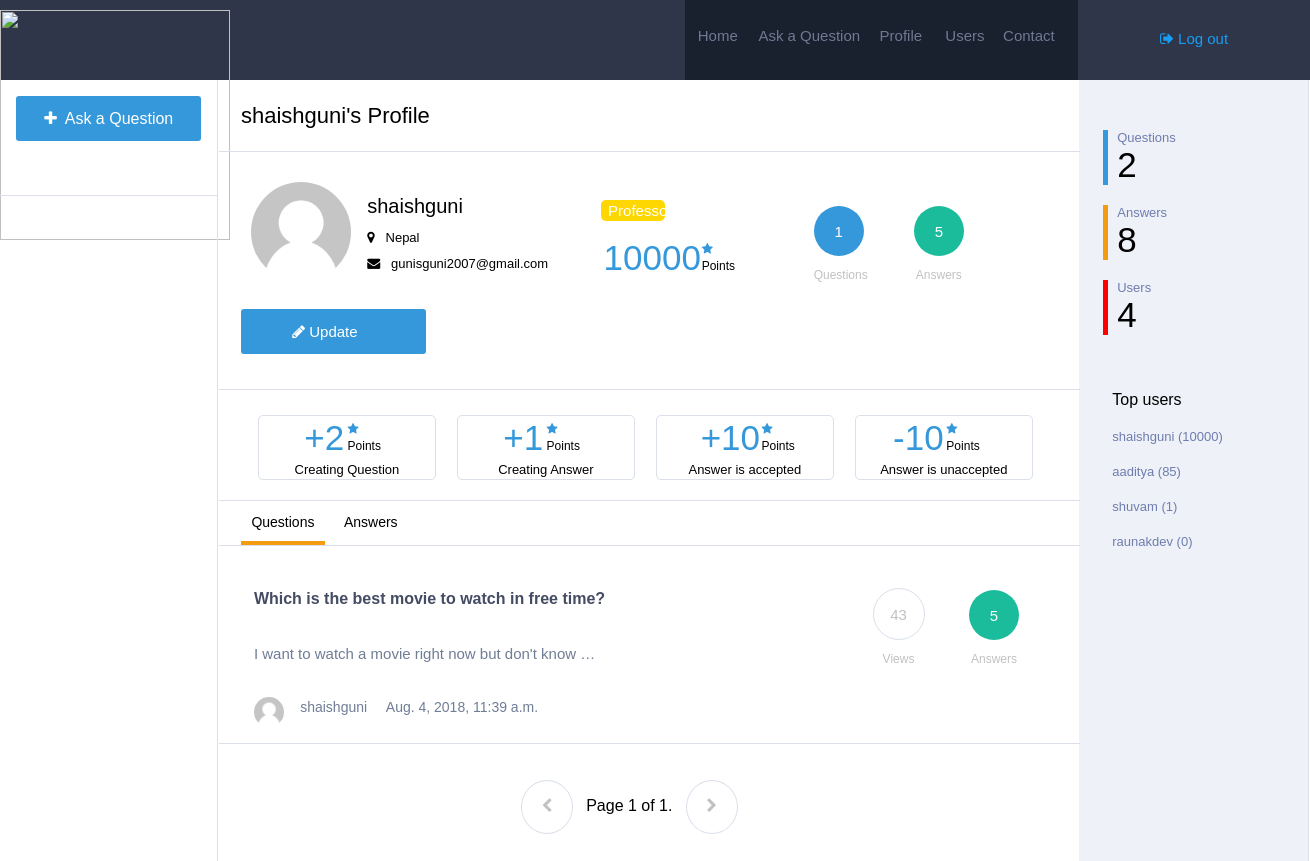
/profile/1/ (signed in), run on the app's committed database.
### Main/models.py (models this page shows, shortened)
class Profile(models.Model):
	user=models.ForeignKey(settings.AUTH_USER_MODEL,on_delete=models.CASCADE)
	image=models.ImageField(upload_to=upload_location,null=True,blank=True,)
	location=models.TextField(default="kathmandu Nepal")
	points=models.IntegerField(default=0)
	questions=models.IntegerField(default=0)
	answers=models.IntegerField(default=0)
	def __str__(self):
		return self.user.username

class Question(models.Model):
	user=models.ForeignKey(Profile,on_delete=models.CASCADE)
	question=models.TextField()
	description=models.TextField(null=True, blank=True)
	views=models.IntegerField(default=0)
	answers=models.IntegerField(default=0)
	answered=models.IntegerField(default=0)
	timestamp=models.DateTimeField(auto_now=False, auto_now_add=True)

### Main/views.py (the view)
# urls.py: url(r'^profile/(?P<id>\d+)/$', views.profile,name='profile'),
@login_required
def profile(request, id):
  top = Profile.objects.all().order_by("-points")[:min(Profile.objects.count(),5)]
  if request.user.is_authenticated:
    profile = get_object_or_404(Profile,id=id)
    if profile.points < 1000:
      color = "#3498db"
      rank = "Amateur"
    elif profile.points < 10000:
      color = "#1abc9c"
      rank = "Trainee"
    elif profile.points < 20000:
      color = "gold"
      rank = "Professor"
    elif profile.point < 1000000:
      color = "red"
      rank = "Legend"
  else:
    profile = get_object_or_404(Profile,id=1)
    val = ""
    percent = 100
  queryset_list=Question.objects.all().filter(user=profile).order_by("-timestamp")
  paginator = Paginator(queryset_list, 10)
  page = request.GET.get('page')
  username='Login'
  if User.is_active:
    username = User.username
  try:
    queryset = paginator.page(page)
  except PageNotAnInteger:
    queryset = paginator.page(1)
  except EmptyPage:
    queryset = paginator.page(paginator.num_pages)
  queryset_list1=Answer.objects.all().filter(user=profile).order_by("-timestamp")
  paginator1 = Paginator(queryset_list1, 10)
  page1 = request.GET.get('page1')
  username='Login'
  if User.is_active:
    username = User.username
  try:
    queryset1 = paginator1.page(page1)
  except PageNotAnInteger:
    queryset1 = paginator1.page(1)
  except EmptyPage:
    queryset1 = paginator1.page(paginator1.num_pages)
  context={
    "profile":profile,
    "color":color,
    "rank": rank,
    "object_list":queryset,
    "page":"page",
    "object_list1":queryset1,
    "page1":"page1","q":Question.objects.count(),"a":Answer.objects.count(),"u":Profile.objects.count(),"top":top
  }
  return render(request,"profile.html",context)

### templates/profile.html (shortened to what this page needs)
{% load static %}
<html>
<head>
<link rel='stylesheet' href='{% static "css/profile.css" %}'>
<link rel="stylesheet" href="https://cdnjs.cloudflare.com/ajax/libs/font-awesome/4.7.0/css/font-awesome.min.css">
</head>
<body>
	<div class="navbar">
		<div class="logo">
		</div>
		<div class="search">
		</div>
		<div class="navlinks">
			<h6><a href="{% url "home" %}">Home</a></h6> <h6 style="width: 30%;"><a href="{% url "create" %}">Ask a Question</a></h6> <h6><a href="{% url "profile" id=profile.id %}">Profile</a></h6> <h6><a href="{% url "user" %}">Users</a></h6> <h6><a>Contact</a></h6>
		</div>
		<div class="login" style="font-size: 15px;">
			{% if request.user.is_authenticated %}
			<p><a href="{% url "logout" %}"><i class="fa fa-sign-out" aria-hidden="true"></i> Log out</a></p>
			{% else %}
			<p><a href="{% url "login" %}"><i class="fa fa-sign-in" aria-hidden="true"></i> Log in / Register</a></p>
			{%endif %}
		</div>
	</div>
	<div class="main">
		<div class="links">
			<div id="ask-cont">
			<a href="{% url "create" %}" style="text-decoration: none;"><p class="ask"><i class="fa fa-plus" aria-hidden="true"></i>&nbsp Ask a Question</p></a>
			</div>
		</div>
		<div class="content">
			<table style="width: 100%;min-height: 100%;border-spacing: 0px;">
				<tr>
			<td style="width:100%; float: left;">
				<div class="heading">
					<div class="tab">
						<p>{{ profile.user }}'s Profile</p>
					</div>
				</div>
				<div class="heading cont">
					<div style="width:40%;display: inline-block;">
					{% if request.user.is_authenticated %}
					{% if profile.image %}
					<img src='{{ profile.image.url }}' id="image1"/>
					{% else %}
					<img src='{% static "image/default_user.png" %}' id="image1"/>
					{% endif %}
					<div class="mid">
						<p style="font-size: 20px;">{{ profile.user }}</p>
						<p><i class="fa fa-map-marker" aria-hidden="true"></i> &nbsp {{ profile.location }}</p>
						<p><i class="fa fa-envelope" aria-hidden="true"></i> &nbsp {{ profile.user.email }}</p>
					</div>
				</div>
					<div class="rank">
					<p style="background-color: {{ color }}; border:none;color: white">{{ rank }}</p>
					<div style="display: inline-block;">
						<p style="border:none;font-size: 35px;margin: 0px;color:#3498db">{{ profile.points }}</p>
					</div><div style="display: inline-block;margin-left: 2%;">
						<p style="border:none;font-size: 12px;margin: 0px;color:#3498db"><i class="fa fa-star" aria-hidden="true"></i></p>
						<p style="border:none;font-size: 12px;margin: 0px;">Points</p>
					</div></div>
					<div style="display: inline-block;vertical-align: middle;">
						<div class="circle" style="display: inline-block;"><h6 style="background-color: #3498db;color: white;border:none;">{{ profile.questions }}</h6><p>Questions</p></div>
						<div class="circle" style="display: inline-block;"><h6 style="background-color: #1abc9c;color: white;border:none;">{{ profile.answers }}</h6><p>Answers</p></div>
					</div>
					{% endif %}
					{% if request.user == profile.user %}
				<p style="background-color: #3498db;font-size: 15px;" class="button"><a href="{% url "profile_update" id=profile.id %}"><i class="fa fa-pencil" aria-hidden="true"></i> Update</a></p>
				{% endif %}
				</div>
			<div class="welcome">
				<div class="tab">
					<br/>
			<div class="rank1">
					<div style="display: inline-block;">
						<p style="border:none;font-size: 35px;margin: 0px;color:#3498db;margin-left: 110%;">+2</p>
					</div><div style="display: inline-block;margin-left: 27%;">
						<p style="border:none;font-size: 12px;margin: 0px;color:#3498db"><i class="fa fa-star" aria-hidden="true"></i></p>
						<p style="border:none;font-size: 12px;margin: 0px;">Points</p>
					</div>
					<p style="border:none;font-size: 13px;margin: 0px; width: 100%;text-align: center;padding-left: 0px;">Creating Question</p>
				</div>
			<div class="rank1">
					<div style="display: inline-block;">
						<p style="border:none;font-size: 35px;margin: 0px;color:#3498db;margin-left: 110%;">+1</p>
					</div><div style="display: inline-block;margin-left: 27%;">
						<p style="border:none;font-size: 12px;margin: 0px;color:#3498db"><i class="fa fa-star" aria-hidden="true"></i></p>
						<p style="border:none;font-size: 12px;margin: 0px;">Points</p>
					</div>
					<p style="border:none;font-size: 13px;margin: 0px;padding-right: 0px; width: 100%;text-align: center;padding-left: 0px;">Creating Answer</p>
				</div>
			<div class="rank1">
					<div style="display: inline-block;">
						<p style="border:none;font-size: 35px;margin: 0px;color:#3498db;margin-left: 70%;">+10</p>
					</div><div style="display: inline-block;margin-left: 25%;">
						<p style="border:none;font-size: 12px;margin: 0px;color:#3498db"><i class="fa fa-star" aria-hidden="true"></i></p>
						<p style="border:none;font-size: 12px;margin: 0px;">Points</p>
					</div>
					<p style="border:none;font-size: 13px;margin: 0px;padding-right: 0px; width: 100%;text-align: center;padding-left: 0px;">Answer is accepted</p>
				</div>
			<div class="rank1">
					<div style="display: inline-block;">
						<p style="border:none;font-size: 35px;margin: 0px;color:#3498db;margin-left: 70%;">-10</p>
					</div><div style="display: inline-block;margin-left: 22%;">
						<p style="border:none;font-size: 12px;margin: 0px;color:#3498db"><i class="fa fa-star" aria-hidden="true"></i></p>
						<p style="border:none;font-size: 12px;margin: 0px;">Points</p>
					</div>
					<p style="border:none;font-size: 13px;margin: 0px;padding-right: 0px; width: 100%;text-align: center;padding-left: 0px;">Answer is unaccepted</p>
				</div>
				</div>
			</div>
			<div class="welcome">
				<div class="tab">
					<p class="tablinks" onclick="openCity(event, 'tab1')" id="defaultOpen" style="display:inline-block;">Questions</p>
					<p class="tablinks" onclick="openCity(event, 'tab2')" style="display: inline-block;">Answers</p>
				</div>
			</div>
			<div id="tab1" class="tabcontent">
				{% for obj in object_list %}
			<div class="question">
				<div class="left">
					<h6 style="font-size: 16px;" class="ques"><strong><a href='{% url "detail" id=obj.id %}' style="text-decoration: none;color:#444c63;">{{ obj.question | truncatechars:50 }}</a></strong></h6>
					<h6 style="font-size: 15px; font-weight: normal; color: #6f7d95;" class="des">{{ obj.description | truncatechars:50 }}</h6>
					{% if obj.user.image %}
					<img src='{{ obj.user.image.url }}' id="image"/>
					{% else %}
					<img src='{% static "image/default_user.png" %}' id="image"/>
					{% endif %}
					<h6 style="font-size: 14px; font-weight: normal; color: #6f7d95;" class="des1">{{ obj.user }} &nbsp &nbsp {{ obj.timestamp }}</h6>
				</div>
				<div class="right">
					<div class="circle" style="display: inline-block;"><h6>{{ obj.views }}</h6><p>Views</p></div>
					{% if obj.answered == 0 %}
					<div class="circle" style="display: inline-block;"><h6>{{ obj.answers }}</h6><p>Answers</p></div>
					{% else %}
					<div class="circle" style="display: inline-block;"><h6 style="background-color: #1abc9c;color: white; border:none;">{{ obj.answers }}</h6><p>Answers</p></div>
					{% endif %}
				</div>
			</div>
			{% endfor %}
			<br/><br/>
			<div class="page" style="width: 79%;">
				{% if object_list.has_previous %}
	            <a href="?page={{ object_list.previous_page_number }} & q={{ request.GET.q }}"><i class="fa fa-chevron-left" aria-hidden="true" style="background-color: #1abc9c;color: white; border:none;"></i></a>
	            {% else %}
	            <a><i class="fa fa-chevron-left" aria-hidden="true"></i></a>
	        	{% endif %}
	        	<span class="current">
	            &nbsp Page {{ object_list.number }} of {{ object_list.paginator.num_pages }}. &nbsp
	        	</span>
	        	{% if object_list.has_next %}
	            <a href="?page={{ object_list.next_page_number }} & q={{ request.GET.q }}" ><i class="fa fa-chevron-right " aria-hidden="true" style="background-color: #1abc9c;color: white; border:none;"></i></a>
	            {% else %}
	            <a><i class="fa fa-chevron-right " aria-hidden="true"></i></a>
	        	{% endif %}
	        </div>
			</div>
			</td>
			<td class="stats" style="padding-top: 30px;vertical-align: top;">
				<div class="bor" style="border-left-color: #3498db">
					<p class="stat_q">Questions</p>
					<p class="stat_a">{{ q }}</p>
				</div>
				<div class="bor" style="border-left-color: #f39c12;">
					<p class="stat_q">Answers</p>
					<p class="stat_a">{{ a }}</p>
				</div>
				<div class="bor" style="border-left-color: red;">
					<p class="stat_q">Users</p>
					<p class="stat_a">{{ u }}</p>
				</div>
				<div class="bor" style="border:none; padding-top: 40px;">
					<p>Top users</p>
					{% for obj in top %}
					<p class="stat_q"><a  href="{% url "profile" id=obj.id %}" style="color: #6f7daf;text-decoration: none;">{{ obj.user }} ({{obj.points}})</a></p>
					{% endfor %}
				</div>
			</td>
		</tr>
		</table>
		</div>
	</div>
</body>
</html>

### static/css/profile.css (style rules this page uses)
body { min-width: 1300px; margin: 0px; font-family: sans-serif; }
.navbar { width: 100%; background-color: #2f364a; height:80px; }
.logo { float: left; width:10%; height:100%; }
.search { float: left; height: 100%; width: 42.3%; }
.navlinks { float: left; width:30%; background-color: #19202e; height:100%; }
.navlinks h6 { margin-top:27px; float: left; width:16%; text-align: center; margin-left: 0.3%; }
.navlinks h6 a { text-decoration: none; color: #6f7992; font-weight: normal; font-size:15px; }
.login { float: left; height: 100%; width: 17.7%; text-align: center; }
.login p { margin-top: 30px; }
.login a { text-decoration: none; color: #169ef2; }
.main { width: 100%; }
.links { float: left; top:80px; height: 100%; width:16.6%; }
.ask { margin-left: 7.5%; width:85%; height: 31px; border-style: none; border-radius: 3px; background-color: #3498db; color: white; padding-top: 14px; text-align: center; }
#ask-cont { border-bottom-style: solid; border-bottom-color: #dadfea; border-bottom-width: 1px; height:99px; }
.content { float: left; width: 83.2%; border-right-style: solid; border-right-color: #dadfea; border-right-width: 1px; border-left-style: solid; border-left-color: #dadfea; border-left-width: 1px; height: auto; }
.heading { padding-left: 2.5%; font-size: 22px; border-bottom-style: solid; border-bottom-color: #dadfea; border-bottom-width: 1px; margin-bottom: -1px; }
.welcome { padding-left: 2.5%; font-size: 14px; border-bottom-style: solid; border-bottom-color: #dadfea; border-bottom-width: 1px; }
.stats { background-color: #eef1f7; width:21%; }
.welcome p { width: 10%; text-align: center; margin-bottom: 0px; padding-bottom: 11px; cursor: pointer; margin-top: 0px; padding-top: 13px; }
.tab .active { border-bottom-style: solid; border-bottom-color: #f39c12; border-bottom-width: 4px; }
.cont { margin-top: 20px; padding-bottom:20px; }
#image { width: 30px; height: 30px; border-radius: 50%; margin-bottom: 27px; float: left; }
.des1 { margin-top: 37px; margin-left: 8%; }
#image1 { width: 100px; height: 100px; border-radius: 50%; vertical-align: middle; margin-left: 3%; display: inline-block; }
.button { width:20%; height: 31px; border-style: none; border-radius: 3px; padding-top: 14px; padding-right: 2%; text-align: center; display: inline-block; margin-right: 2%; }
.button a { color: white; text-decoration: none; }
.question { border-bottom-style: solid; border-bottom-color: #dadfea; border-bottom-width: 1px; padding-left: 4%; padding-top: 7px; height: 170px; padding-bottom: 20px; }
.left { width: 70%; float: left; }
.right { width:30%; float: right; }
.mid { display: inline-block; line-height: 10px; margin-left: 3%; vertical-align: middle; }
.mid p { font-size: 13px; }
.circle h6 { border-radius: 50%; width:50px; height: 33px; text-align: center; padding-top:17px; font-size: 15px; font-weight: normal; margin-bottom: 0px; margin-left: 40px; border-style: solid; border-width: 1px; border-color: #dadfea; color:#c1c1c1; }
.circle p { color:#c1c1c1; font-size: 12px; text-align: center; margin-left: 40px; }
.rank { width: 20%; margin-left: 2%; display: inline-block; vertical-align: middle; }
.rank p { width: 30%; margin-left: 1%; padding-left: 4%; padding-bottom: 2px; padding-top: 2px; padding-right: 4%; font-size: 15px; border-style: solid; border-color: #dadfea; border-width: 1px; border-radius: 5px; }
.page { width: 100%; float: left; margin-left: 35%; }
.page i { border-style: solid; border-width: 1px; border-color: #dadfea; border-radius: 50%; width:50px; height: 35px; text-align: center; padding-top:17px; font-size: 15px; font-weight: normal; color:#c1c1c1; }
.stat_q { font-size: 13px; margin-bottom: 0px; margin-top: 20px; color: #6f7daf; }
.stat_a { font-size: 35px; margin-top: 0px; margin-bottom: 0px; }
.bor { border-left-style: solid; border-left-width: 5px; padding-left: 4%; margin-left: 10%; }
.rank1 { width: 21%; margin-left: 2%; display: inline-block; vertical-align: top; margin-top: 10px; margin-bottom: 20px; border-style: solid; border-color: #dadfea; border-width: 1px; border-radius: 5px; }
.rank1 p { width: 30%; margin-left: 1%; padding-left: 4%; padding-bottom: 2px; padding-top: 2px; padding-right: 4%; font-size: 15px; border-style: solid; border-color: #dadfea; border-width: 1px; border-radius: 5px; }

### data on the page
Profile: user "shaishguni", location "Nepal", user.email "gunisguni2007@gmail.com", points "10000", questions "1", answers "5"
Question: question "Which is the best movie to watch in free time?", description "I want to watch a movie right now but don't know …", user "shaishguni", timestamp "Aug. 4, 2018, 11:39 a.m.", views "43", answers "5"
Profile: user "aaditya", points "85"
Profile: user "shuvam", points "1"
Profile: user "raunakdev", points "0"

### other printed values
{{ rank }} "Professor"
{{ object_list.number }} "1"
{{ object_list.paginator.num_pages }} "1"
{{ q }} "2"
{{ a }} "8"
{{ u }} "4"
